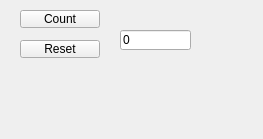
<?xml version="1.0" encoding="UTF-8"?>
<ui version="4.0">
 <class>MainWindow</class>
 <widget class="QMainWindow" name="MainWindow">
  <property name="geometry">
   <rect>
    <x>0</x>
    <y>0</y>
    <width>263</width>
    <height>139</height>
   </rect>
  </property>
  <property name="windowTitle">
   <string>MainWindow</string>
  </property>
  <widget class="QWidget" name="centralwidget">
   <widget class="QPushButton" name="LisaaNappi">
    <property name="geometry">
     <rect>
      <x>20</x>
      <y>10</y>
      <width>80</width>
      <height>18</height>
     </rect>
    </property>
    <property name="text">
     <string>Count</string>
    </property>
   </widget>
   <widget class="QPushButton" name="Reset">
    <property name="geometry">
     <rect>
      <x>20</x>
      <y>40</y>
      <width>80</width>
      <height>18</height>
     </rect>
    </property>
    <property name="text">
     <string>Reset</string>
    </property>
   </widget>
   <widget class="QLineEdit" name="lineEdit">
    <property name="geometry">
     <rect>
      <x>120</x>
      <y>30</y>
      <width>71</width>
      <height>20</height>
     </rect>
    </property>
    <property name="text">
     <string>0</string>
    </property>
   </widget>
  </widget>
 </widget>
 <resources/>
 <connections/>
</ui>
